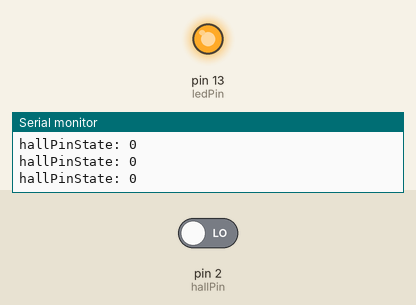
Simulated run of this sketch. Board: Arduino Uno, built with avr-gcc and run on an emulated ATmega328P. On the bench: output pins drawn as LEDs (lit = HIGH), the last lines printed to the serial monitor. The inputs (shaded band) are chosen by the test bench; at power-on: pin 2 (hallPin) LOW.

Above: at 1.2 s.
1.3 s: pin 2 (hallPin) driven HIGH
At 2.3 s:
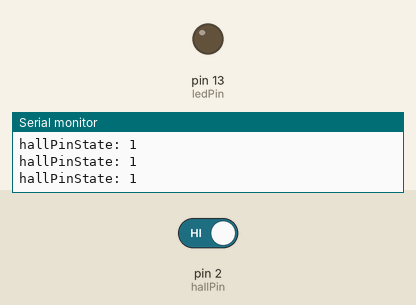
2.8 s: pin 2 (hallPin) driven LOW
At 3.6 s:
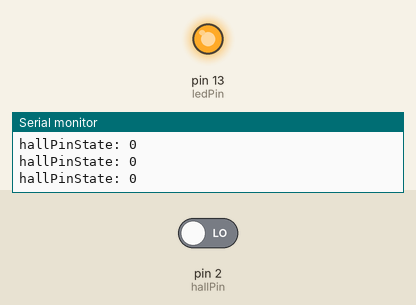
Timing chart, 0 to 5.8 s (numbered marks = the images above; inputs shaded):
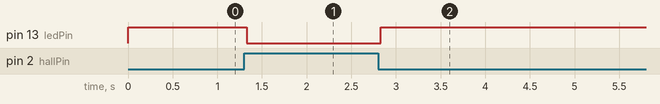

Measured:
- after the input at 1.3 s, pin 13 (ledPin): HIGH → LOW at once
- after the input at 2.8 s, pin 13 (ledPin): LOW → HIGH at once

The sketch:

hallBasic.ino
```cpp
int hallPin = 2;
int ledPin = 13;

void setup() {
  Serial.begin(9600);
  pinMode(hallPin,INPUT);
  pinMode(ledPin,OUTPUT);
}

void loop() {
  int hallPinState = digitalRead(hallPin);
  Serial.println("hallPinState: "+String(hallPinState));
  digitalWrite(ledPin, !hallPinState);
  delay(1);
}
```
